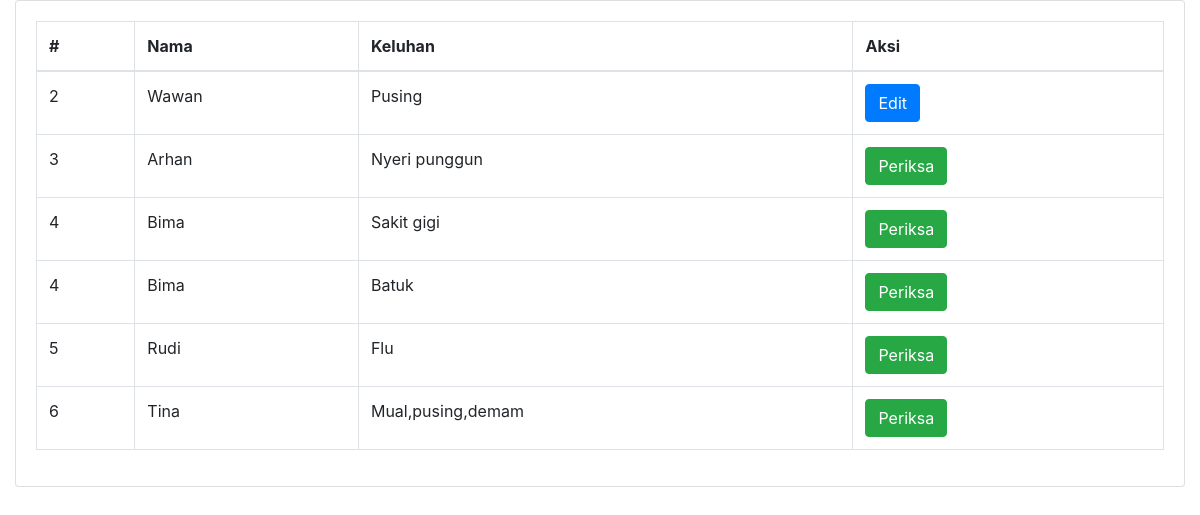
Page /periksaDokter.php on the committed database.
### tables this page shows
CREATE TABLE `daftar_poli` (
  `id` int(11) NOT NULL,
  `id_pasien` int(11) NOT NULL,
  `id_jadwal` int(11) NOT NULL,
  `keluhan` text NOT NULL,
  `no_antrian` int(11) NOT NULL,
  `status_periksa` enum('0','1') NOT NULL
);

CREATE TABLE `pasien` (
  `id` int(11) NOT NULL,
  `nama` varchar(255) NOT NULL,
  `password` varchar(255) NOT NULL,
  `alamat` varchar(255) NOT NULL,
  `no_ktp` varchar(255) NOT NULL,
  `no_hp` varchar(50) NOT NULL,
  `no_rm` varchar(25) NOT NULL
);

### periksaDokter.php (the view, shortened to what this page needs)
<?php
include_once("koneksi.php");
$pasienQuery = "SELECT pasien.id, pasien.nama, daftar_poli.keluhan, daftar_poli.status_periksa
                FROM pasien
                INNER JOIN daftar_poli ON pasien.id = daftar_poli.id_pasien";
$stmt = $mysqli->prepare($pasienQuery);
$stmt->execute();
$pasienResult = $stmt->get_result();
$pasienData = $pasienResult->fetch_all(MYSQLI_ASSOC);
?>
<!DOCTYPE html>
<html lang="id">
<head>
    <link rel="stylesheet" href="https://stackpath.bootstrapcdn.com/bootstrap/4.6.0/css/bootstrap.min.css">
</head>
<body class="hold-transition sidebar-mini">
    <div class="wrapper">
        <section class="content">
            <div class="container-fluid">
                <div class="row">
                    <div class="col-12">
                        <div class="card">
                            <div class="card-body">
                                <table id="example2" class="table table-bordered table-hover">
                                    <thead>
                                        <tr>
                                            <th>#</th>
                                            <th>Nama</th>
                                            <th>Keluhan</th>
                                            <th>Aksi</th>
                                        </tr>
                                    </thead>
                                    <tbody>
                                        <?php
                                        foreach ($pasienData as $pasienRow) {
                                            echo "<tr>";
                                            echo "<td>" . $pasienRow['id'] . "</td>";
                                            echo "<td>" . $pasienRow['nama'] . "</td>";
                                            echo "<td>" . $pasienRow['keluhan'] . "</td>";
                                            echo "<td>";
                                            if (array_key_exists('status_periksa', $pasienRow)) {
                                                if ($pasienRow['status_periksa'] == 1) {
                                                    echo "<button class='btn btn-primary aksi-btn' data-toggle='modal' data-target='#editModal' data-id='" . $pasienRow['id'] . "'>Edit</button>";
                                                } else {
                                                    echo "<button class='btn btn-success aksi-btn' data-toggle='modal' data-target='#periksaModal' data-id='" . $pasienRow['id'] . "'>Periksa</button>";
                                                }
                                            } else {
                                                echo "Status not available";
                                            }
                                            echo "</td>";
                                            echo "</tr>";
                                        }
                                        ?>
                                    </tbody>
                                </table>
                            </div>
                        </div>
                    </div>
                </div>
            </div>
        </section>
    </div>
</body>
</html>

### periksaDokter.php (style rules this page uses)
.aksi-btn { margin-right: 5px; }
table { width: 100%; }

### rows in the picture
daftar_poli: id_pasien "2", id_pasien.nama "Wawan", keluhan "Pusing"
daftar_poli: id_pasien "3", id_pasien.nama "Arhan", keluhan "Nyeri punggun"
daftar_poli: id_pasien "4", id_pasien.nama "Bima", keluhan "Sakit gigi"
daftar_poli: id_pasien "4", id_pasien.nama "Bima", keluhan "Batuk"
daftar_poli: id_pasien "5", id_pasien.nama "Rudi", keluhan "Flu"
daftar_poli: id_pasien "6", id_pasien.nama "Tina", keluhan "Mual,pusing,demam"
